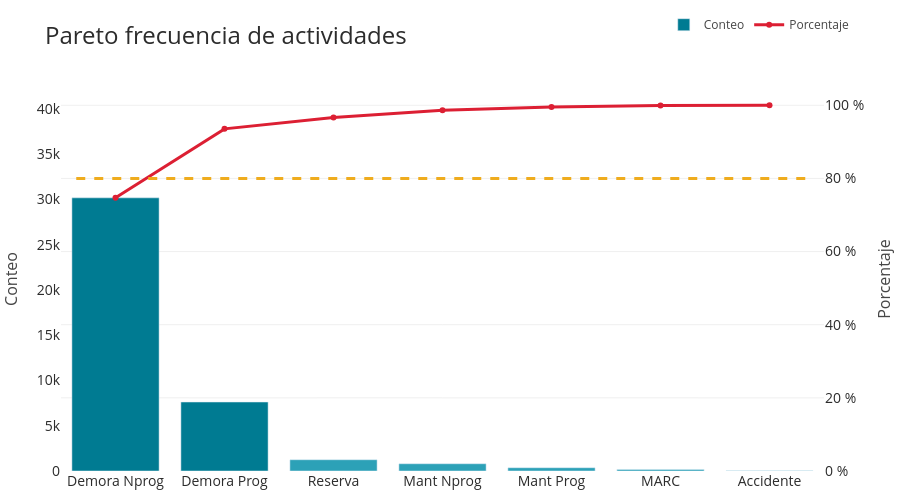

This figure's notebook cell:
### Code cell
fig = plot_pareto(summary_asarco, 'timecat', 'count', 'Pareto frecuencia de actividades')
save_figure(fig, 'pareto_freq')
fig

### Figure 1 — Plotly figure (JSON) as saved in the notebook; plotly's stock layout.template omitted (floating-point values rounded to 4 significant figures)
{"data": [{"marker": {"color": ["#007B92", "#007B92", "#2CA1B7", "#2CA1B7", "#2CA1B7", "#2CA1B7", "#2CA1B7"]}, "name": "Conteo", "type": "bar", "x": ["Demora Nprog", "Demora Prog", "Reserva", "Mant Nprog", "Mant Prog", "MARC", "Accidente"], "y": [30171, 7619, 1245, 802, 362, 175, 20]}, {"line": {"color": "#DC1F33", "width": 3}, "mode": "lines+markers", "name": "Porcentaje", "type": "scatter", "x": ["Demora Nprog", "Demora Prog", "Reserva", "Mant Nprog", "Mant Prog", "MARC", "Accidente"], "y": [74.69, 93.55, 96.64, 98.62, 99.52, 99.95, 100], "yaxis": "y2"}], "layout": {"font": {"color": "rgb(44, 44, 44)", "size": 14}, "height": 500, "legend": {"font": {"color": "rgb(70, 70, 70)", "size": 12}, "orientation": "h", "x": 0.79, "y": 1.2}, "margin": {"b": 20, "l": 50, "r": 50, "t": 10}, "plot_bgcolor": "rgb(255, 255, 255)", "shapes": [{"line": {"color": "#EFAC1E", "dash": "dash", "width": 3}, "type": "line", "x0": 0.02, "x1": 0.98, "xref": "paper", "y0": 80, "y1": 80, "yref": "y2"}], "title": {"font": {"size": 24}, "text": "Pareto frecuencia de actividades"}, "yaxis": {"range": [0, 42410.0], "title": {"font": {"color": "rgb(70, 70, 70)", "size": 16}, "text": "Conteo"}}, "yaxis2": {"gridcolor": "#DFDFDF", "gridwidth": 0.5, "overlaying": "y", "range": [0, 105], "showgrid": true, "side": "right", "ticksuffix": " %", "title": {"font": {"color": "rgb(70, 70, 70)", "size": 16}, "text": "Porcentaje"}}}}
